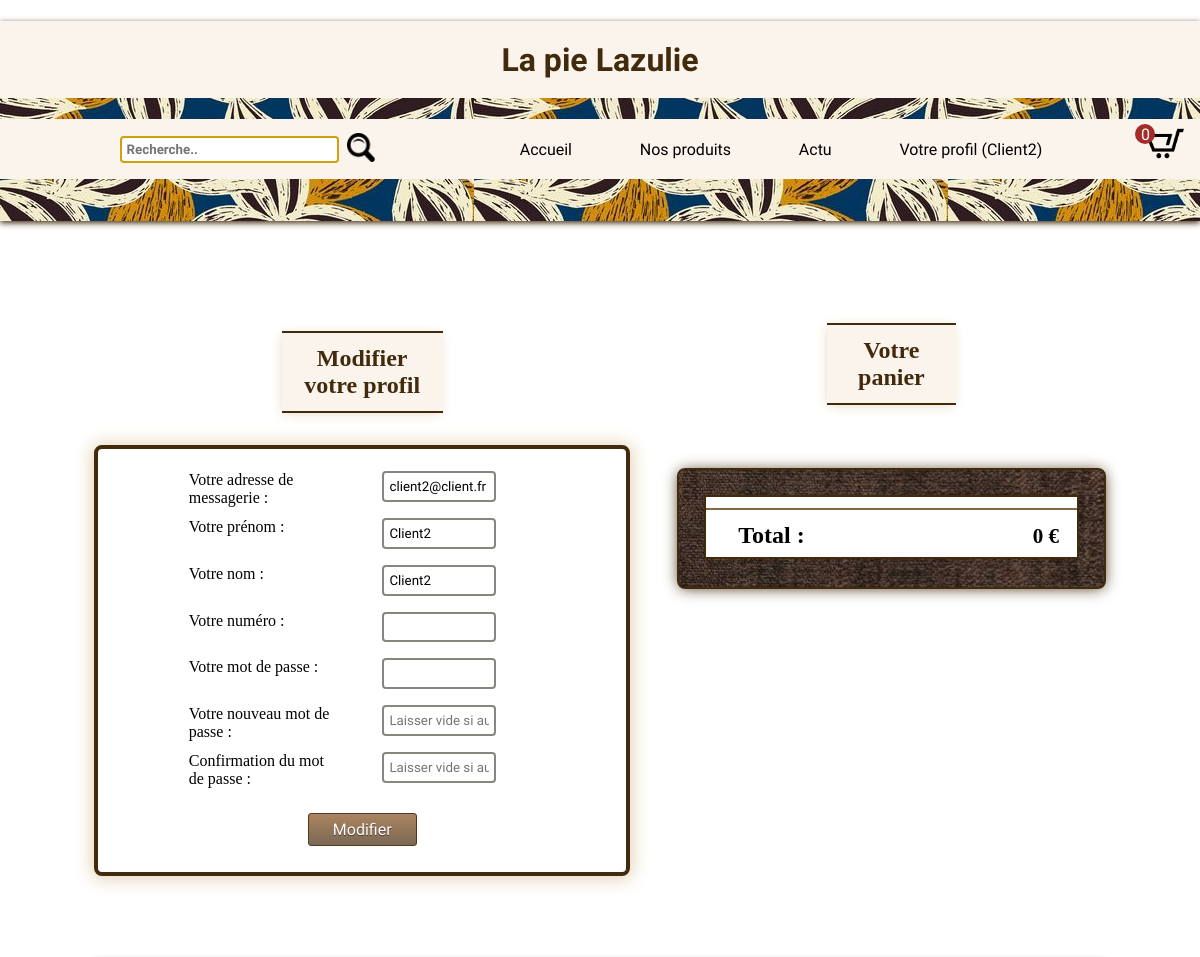
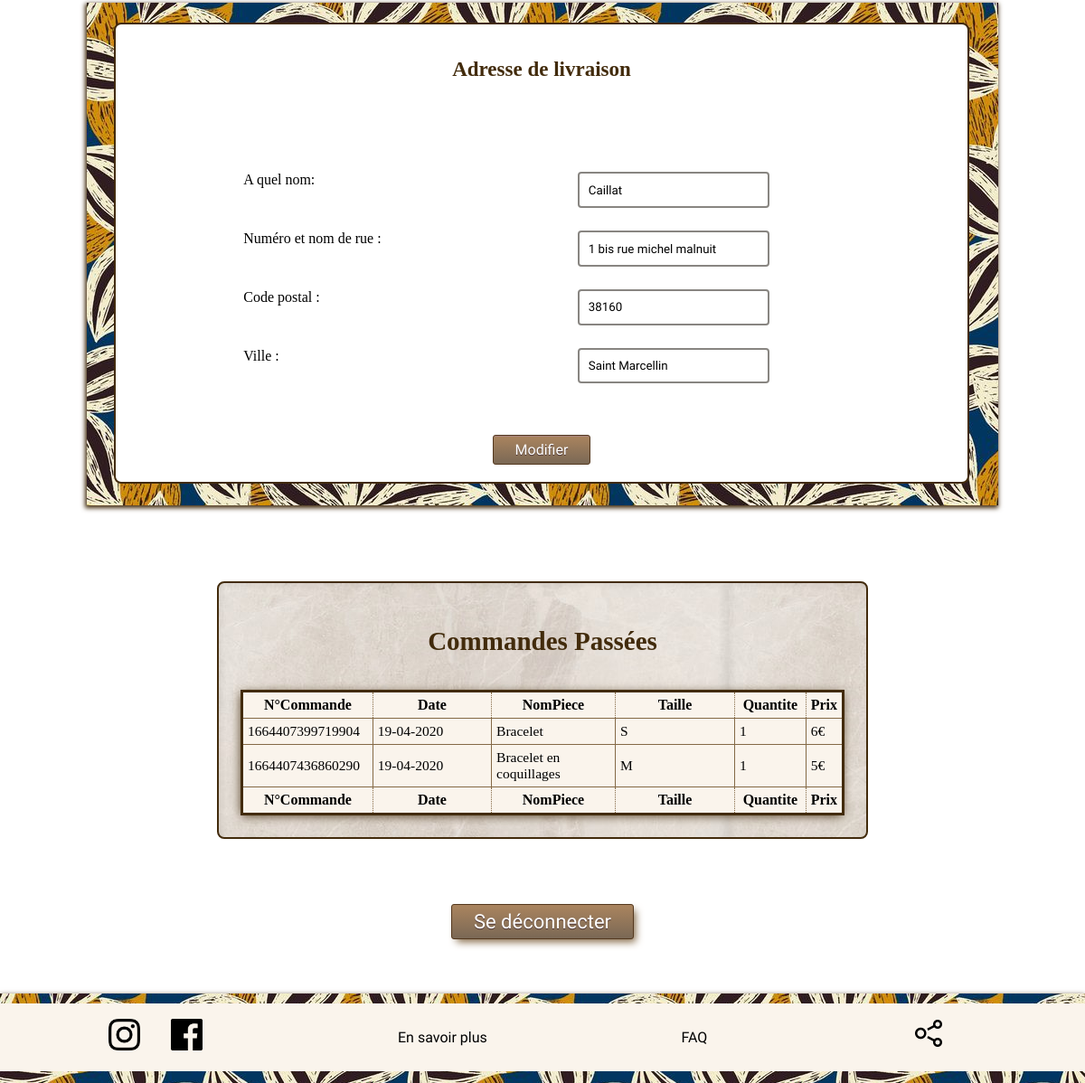
Screenshot of /profil.php (signed in) with the database file from the repository (2 pictures, top to bottom).
### tables this page shows
CREATE TABLE IF NOT EXISTS `users` (
  `id` int(11) NOT NULL AUTO_INCREMENT,
  `firstname` varchar(80) NOT NULL,
  `lastname` varchar(80) NOT NULL,
  `mail` varchar(255) NOT NULL,
  `password` varchar(255) NOT NULL,
  `phone` varchar(80) DEFAULT NULL,
  `date` datetime NOT NULL,
  `droits` int(11) NOT NULL DEFAULT 1,
  PRIMARY KEY (`id`)
);

CREATE TABLE IF NOT EXISTS `commands` (
  `id` int(11) NOT NULL AUTO_INCREMENT,
  `number` varchar(16) NOT NULL,
  `id_user` int(11) NOT NULL,
  `id_produit` int(11) NOT NULL,
  `id_size` int(11) NOT NULL,
  `quantity` int(11) NOT NULL,
  `price` int(11) NOT NULL,
  `date` datetime NOT NULL,
  PRIMARY KEY (`id`)
);

CREATE TABLE IF NOT EXISTS `products` (
  `id` int(11) NOT NULL AUTO_INCREMENT,
  `title` varchar(80) NOT NULL,
  `description` varchar(255) NOT NULL,
  `id_category` int(11) NOT NULL,
  `image` varchar(255) NOT NULL,
  `visits` int(11) NOT NULL DEFAULT 0,
  `bought` int(11) NOT NULL DEFAULT 0,
  PRIMARY KEY (`id`)
);

CREATE TABLE IF NOT EXISTS `sizes` (
  `id` int(11) NOT NULL AUTO_INCREMENT,
  `name` varchar(10) NOT NULL,
  PRIMARY KEY (`id`)
);

### libraries/User.php (called while the page is built, shortened)
<?php
class User{
    public $id = '';
    private function connectdb(){
        try{
            $db = new PDO('mysql:host=localhost;dbname=boutique;charset=utf8', 'root', '');
            return($db);
        }
        catch(PDOException $e){
            print "Erreur ! : " .$e->getMessage();
            die();
        }
    }
    public function getInfosofUser(){
        $id = $this->id;
        $db = $this->connectdb();
        $query = $db->prepare("SELECT firstname, lastname, mail, phone, date, droits FROM users WHERE id = '$id'");
        $query->execute();
        $result = $query->fetch(PDO::FETCH_OBJ);
        $this->firstname = $result->firstname;
        $this->lastname = $result->lastname;
        $this->mail = $result->mail;
        $this->phone = $result->phone;
    }
    public function getCommands(){
        $db = $this->connectdb();
        $id = $this->id;
        $query = $db->prepare("SELECT c.number, p.title, c.quantity, c.price, s.name, c.date FROM commands AS c INNER JOIN products AS p INNER JOIN sizes AS s ON p.id = c.id_produit AND s.id = c.id_size WHERE c.id_user = '$id'");
        $query->execute();
        $commands = $query->fetchAll(PDO::FETCH_OBJ);
        return($commands);
    }
}
?>

### libraries/config.php (called while the page is built, shortened)
<?php
    require_once('libraries/User.php');
    if(isset($_SESSION['user'])){
        $_SESSION['user']->getInfosofUser();
    }
?>

### profil.php (the view, shortened to what this page needs)
<?php
	require_once('libraries/config.php');
	$commands = $_SESSION['user']->getCommands();
?>
<!DOCTYPE html>
<html>
  <head>
    <link rel="stylesheet" href="#">
  </head>
	<?php
  		require_once('header.php');
	?>
<body>
	<main>
		<section id="hautpro">
			<article class="hautgauchepro">
				<h2 class="titrepro2 underlinepro">Modifier votre profil</h2>
				<div class="borderblock1">
					<form method="post">
						<div class="flexconfirmmdp">
							<label class="labelpro" for="confirmation">Votre adresse de messagerie :</label>
							<input id="inputpro2" type="text" name="mail" value="<?php echo $_SESSION['user']->mail; ?>" required><br>
						</div>
						<div class="flexconfirmmdp">
						<label class="labelpro" for="confirmation">Votre prénom :</label>
						<input id="inputpro2" type="text" name="firstname" value="<?php echo $_SESSION['user']->firstname; ?>" required><br>
						</div>
						<div class="flexconfirmmdp">
						<label class="labelpro" for="confirmation">Votre nom :</label>
						<input id="inputpro2" type="text" name="lastname" value="<?php echo $_SESSION['user']->lastname; ?>" required><br>
						</div>
						<div class="flexconfirmmdp">
						<label class="labelpro" for="confirmation">Votre numéro :</label>
						<input id="inputpro2" type="text" name="phone" value="<?php echo $_SESSION['user']->phone; ?>" required><br>
						</div>
						<div class="flexconfirmmdp">
						<label class="labelpro" for="confirmation">Votre mot de passe :</label>
						<input id="inputpro2" type="password" name="password" required><br>
						</div>
						<div class="flexconfirmmdp">
						<label class="labelpro" for="mdp">Votre nouveau mot de passe :</label>
						<input id="inputpro2" type="password" name="newpassword" placeholder="Laisser vide si aucune modification"><br>
						</div>
						<div class="flexconfirmmdp">
							<label class="labelpro" for="confirmation">Confirmation du mot de passe :</label>
							<input id="inputpro2" type="password" name="cnewpassword" placeholder="Laisser vide si aucune modification"><br>
						</div>
						<input type="submit" name="modify_informations" class="deco2" value="Modifier">
					</form>
				</div>
			</article>
			<article class="hautdroitpro">
				<h2 class="titrepro2 underlinepro">Votre panier</h2>
				<div class="borderblock3">
					<div class="borderblock2">
					<?php
						$total = 0;
					?>
						<hr class="hrpro1">
						<div id="totalpanierpro">
							<h2 id="totalpro">Total :</h2>
							<h3 id="prixpro"> <?php echo $total; ?> €</h3>
						</div>
					</div>
				</div>
			</article>
		</section>
		<section id="backmilieupro">
			<div id="milieupro">
				<div id="displaypro">
					<form method="post">
						<article class="milieudroitpro">
							<h3 class="titreadress">Adresse de livraison</h3>
							<div>
								<label class="labelpro" for="confirmation">A quel nom:</label>
								<input id="inputpro2" type="text" value="<?php if(!empty($_SESSION['user']->address)){ echo $_SESSION['user']->address['name']; } ?>" name="name" required><br>
								<label class="labelpro" for="confirmation">Numéro et nom de rue :</label>
								<input id="inputpro2" type="text" value="<?php if(!empty($_SESSION['user']->address)){ echo $_SESSION['user']->address['street']; } ?>" name="street" required><br>
								<label class="labelpro" for="confirmation">Code postal :</label>
								<input id="inputpro2" type="text" name="zip" value="<?php if(!empty($_SESSION['user']->address)){ echo $_SESSION['user']->address['zip']; } ?>" required><br>
								<label class="labelpro" for="confirmation">Ville :</label>
								<input id="inputpro2" type="text" name="city" value="<?php if(!empty($_SESSION['user']->address)){ echo $_SESSION['user']->address['city']; } ?>" required><br>
							</div>
							<input type="submit" class="deco2" name="modify_address" value="Modifier">
						</article>
					</form>
					</div>
			</div>
		</section>
		<section id="baspro">
				<h2 class="titrepro3">Commandes Passées</h2>
				<table>
					<thead>
						<tr>
			                <th>N°Commande</th>
			                <th>Date</th>
			                <th>NomPiece</th>
			                <th>Taille</th>
			                <th>Quantite</th>
			             	<th>Prix</th>
			            </tr>
					</thead>
		            <tbody>
						<?php if(!empty($commands)){
								foreach($commands as $command){
								$date = strtotime($command->date);
							?>
							<tr>
								<td><?php echo $command->number; ?></td>
								<td><?php echo date('d-m-Y', $date); ?></td>
								<td><?php echo $command->title; ?></td>
								<td><?php echo $command->name; ?></td>
								<td><?php echo $command->quantity; ?></td>
								<td><?php echo $command->price; ?>€</td>
							</tr>
						<?php } } else{?>
						<p>Vous n'avez pas encore passé de commande</p>
						<?php } ?>
		            </tbody>
		            <tfoot>
						<tr>
			                <th>N°Commande</th>
			                <th>Date</th>
			                <th>NomPiece</th>
			                <th>Taille</th>
			                <th>Quantite</th>
			             	<th>Prix</th>
			            </tr>
					</tfoot>
				</table>
		</section>
	<a href="?d"><button class="deco1">Se déconnecter</button></a>
	</main>
</body>
	<?php
    	require_once('footer.php');
	?>
</html>

### header.php (shortened to what this page needs)
<header>
<?php
if (isset($_SESSION['user'])){
?>
<div id="lapiehaut">
	<h1 id="titrehead">La pie Lazulie</h1>
</div>
<nav id="lapiebashead">
	<ul id="ulheader">
		<form id="searchbox" method="get" action="search">
			<input id="inputrecherche" name="q" type="text" size="15" placeholder="Recherche.." />
			<button id="button-submit" type="submit"><img id="loupe" src="images/loupe.png"></button>
		</form>
        <li class="liheader"><a href="index.php">Accueil</a></li>
        <li class="liheader"><a href="vitrine.php">Nos produits</a></li>
        <li class="liheader"><a href="actu.php">Actu</a></li>
		<li class="liheader"><a href="profil.php">Votre profil (<?php echo $_SESSION['user']->lastname; ?>)</a></li>
		<li class="liheader" id="paniericon"><a href="profil.php"><span id="amount"><?php echo $_SESSION['cartamount']; ?></span><img id="panier" src="images/panier.png"></a></li>
    </ul>
</nav>
		<?php } ?>
</header>

### footer.php (shortened to what this page needs)
<footer>
<nav id="lapiebas">
		<div id="divfooter1">
			<a href="https://www.instagram.com/lapielazulie/?hl=fr"><img id="insta" src="images/insta.png"></a>
		</div>
		<div id="divfooter2">
			<a href="https://www.facebook.com/lapielazulie/"><img id="fb" src="images/fb.png"></a>
		</div>
	<ul id="ulfooter">
        <li class="lifooter"><a href="ensavoirplus.php">En savoir plus</a></li>
        <li class="lifooter"><a href="faq.php">FAQ</a></li>
    </ul>
        <div id="divfooter3">
        	<button id="btnshare"><img class="share" src="images/share.png"></button>
        </div>
</nav>
</footer>

### header.php (style rules this page uses)
header { position: static; width: 100%; height: 25vh; background-image: url(afri1.jpg); box-shadow: 0px 2px 6px #422B0C; }
#lapiehaut { background-color: #faf4ec; margin-top: 0.5%; }
#lapiebashead { background-color: #faf4ec; }
#lapiebashead #ulheader { display: flex; list-style-type: none; height: 60px; align-items: center; justify-content: space-between; }
#titrehead { text-align: center; font-family: 'Charmonman', cursive; color: #422B0C; padding: 1.6%; }
.liheader { display: inline-block; text-decoration: none; color: black; font-family: 'Kreon', serif; }
.liheader a { text-decoration: none; color: black; }
span#amount { background-color: brown; position: relative; bottom: 15px; left: 10px; width: 20px; height: 20px; border-radius: 100%; display: flex; align-items: center; justify-content: center; color: white; }
#searchbox { display: flex; align-items: center; justify-content: center; }
#button-submit { background: transparent; font-family: 'Kreon', serif; font-weight: bold; border: 2px solid transparent; border-radius: 4px; color: #422B0C; cursor: pointer; width: 8%; }
#inputrecherche { font-family: 'Kreon', serif; font-weight: bold; border: 2px solid #D3A00D; border-radius: 4px; padding: 1%; width: 50%; }
#loupe { width: 170%; }
#paniericon { width: 90px; height: 100%; }
#paniericon a { width: 100%; height: 100%; display: flex; align-items: center; justify-content: center; }
#panier { width: 39px; margin-top: -11px; }

### footer.php (style rules this page uses)
footer { width: 100%; height: 11vh; background-image: url(afri1.jpg); padding-top: 0.9%; box-shadow: 0px 2px 6px #422B0C; margin-top: 5%; }
#divfooter1 { width: 6%; padding-top: 1.4%; margin-left: 10%; }
#divfooter2 { width: 15%; padding-top: 1.4%; }
#divfooter3 { text-align: center; width: 30%; padding-top: 1.4%; padding-left: 6%; }
#lapiebas { background-color: #faf4ec; display: flex; }
#lapiebas #ulfooter { display: flex; list-style-type: none; padding-top: 1%; justify-content: space-between; padding-bottom: 1%; width: 33%; }
.lifooter { display: inline-block; margin-left: 10%; text-decoration: none; color: black; font-family: 'Kreon', serif; }
.lifooter a { text-decoration: none; color: black; }
#insta { width: 35px; margin-bottom: 2%; }
#fb { width: 35px; }
.share { width: 30px; }
#btnshare { border: none; cursor: pointer; background:transparent; }

### rows the page displays
users: lastname "Client2", mail "client2@client.fr", firstname "Client2"
commands: number "1664407399719904", date "19-04-2020", products.title "Bracelet", id_size.name "S", quantity "1", price "6"
commands: number "1664407436860290", date "19-04-2020", products.title "Bracelet en coquillages", id_size.name "M", quantity "1", price "5"

### other values shown
$_SESSION['cartamount'] "0"
$total "0"
